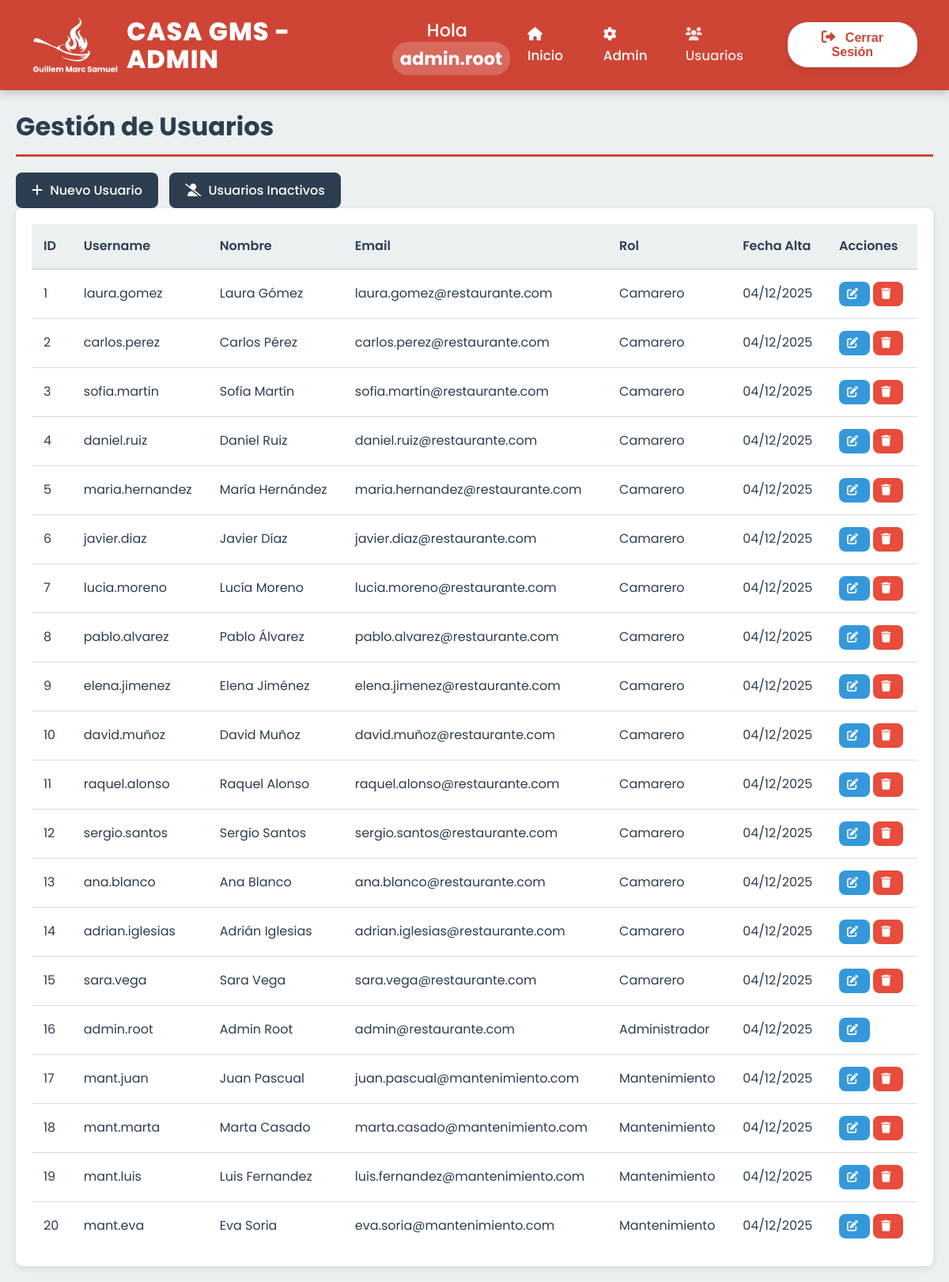
Screenshot of /PHP/PUBLIC/ADMIN/usuarios.php?error=metodo_invalido (signed in) with the database file from the repository.
### tables this page shows
CREATE TABLE IF NOT EXISTS users (
    id INT AUTO_INCREMENT PRIMARY KEY,
    username VARCHAR(50) UNIQUE NOT NULL,
    nombre VARCHAR(100) NOT NULL,
    apellido VARCHAR(100),
    email VARCHAR(100) UNIQUE,
    password_hash VARCHAR(255) NOT NULL,
    rol INT DEFAULT 1,   
    fecha_alta DATETIME DEFAULT CURRENT_TIMESTAMP,
    fecha_baja DATETIME NULL
);

### PHP/PUBLIC/ADMIN/usuarios.php (the view, shortened to what this page needs)
<?php
require_once __DIR__ . '/../../CONEXION/conexion.php';
$username = htmlspecialchars($_SESSION['username']);
try {
    $sql = "
        SELECT
            id, username, nombre, apellido, email, rol, fecha_alta
        FROM users
        WHERE fecha_baja IS NULL
        ORDER BY fecha_alta DESC
    ";
    $stmt = $conn->query($sql);
    $usuarios = $stmt->fetchAll(PDO::FETCH_ASSOC);
} catch (PDOException $e) {
    die("Error: " . $e->getMessage());
}
function getNombreRol($rol) {
    switch ($rol) {
        case 1: return 'Camarero';
        case 2: return 'Administrador';
        case 3: return 'Mantenimiento';
    }
}
?>
<!DOCTYPE html>
<html lang="es">
<head>
    <link rel="stylesheet" href="https://cdnjs.cloudflare.com/ajax/libs/font-awesome/6.0.0/css/all.min.css">
    <link rel="stylesheet" href="../../../css/admin.css">
    <link rel="stylesheet" href="https://cdn.jsdelivr.net/npm/sweetalert2@11/dist/sweetalert2.min.css">
</head>
<body>
    <nav class="main-header">
        <div class="header-logo">
            <img src="../../../img/basic_logo_blanco.png" alt="Logo GMS">
            <div class="logo-text">
                <span class="gms-title">CASA GMS - ADMIN</span>
            </div>
        </div>
        <div class="header-greeting">
            Hola <span class="username-tag"><?= $username ?></span>
        </div>
        <div class="header-menu">
            <a href="../index.php" class="nav-link">
                <i class="fa-solid fa-house"></i> Inicio
            </a>
            <a href="./admin_panel.php" class="nav-link">
                <i class="fa-solid fa-gear"></i> Admin
            </a>
            <a href="./usuarios.php" class="nav-link active">
                <i class="fa-solid fa-users"></i> Usuarios
            </a>
        </div>
        <form method="post" action="../../PROCEDIMIENTOS/logout.php">
            <button type="submit" class="logout-btn">
                <i class="fa-solid fa-right-from-bracket"></i> Cerrar Sesión
            </button>
        </form>
    </nav>
    <div class="container">
        <h1 class="page-title">Gestión de Usuarios</h1>
        <button class="btn btn-primary" id="btn-nuevo-usuario">
            <i class="fa-solid fa-plus"></i> Nuevo Usuario
        </button>
        <button class="btn btn-primary" id="btn-ver-inactivos" style="margin-left: 10px;">
            <i class="fa-solid fa-user-slash"></i> Usuarios Inactivos
        </button>
        <div class="card">
            <div class="card-body">
                <table class="table">
                    <thead>
                        <tr>
                            <th>ID</th>
                            <th>Username</th>
                            <th>Nombre</th>
                            <th>Email</th>
                            <th>Rol</th>
                            <th>Fecha Alta</th>
                            <th>Acciones</th>
                        </tr>
                    </thead>
                    <tbody>
                        <?php foreach ($usuarios as $user): ?>
                            <tr>
                                <td><?= $user['id'] ?></td>
                                <td><?= htmlspecialchars($user['username']) ?></td>
                                <td><?= htmlspecialchars($user['nombre'] . ' ' . $user['apellido']) ?></td>
                                <td><?= htmlspecialchars($user['email']) ?></td>
                                <td><?= getNombreRol($user['rol']) ?></td>
                                <td><?= date('d/m/Y', strtotime($user['fecha_alta'])) ?></td>
                                <td>
                                    <button class="btn btn-sm btn-info btn-editar-usuario"
                                            data-id="<?= $user['id'] ?>"
                                            data-username="<?= htmlspecialchars($user['username']) ?>"
                                            data-nombre="<?= htmlspecialchars($user['nombre']) ?>"
                                            data-apellido="<?= htmlspecialchars($user['apellido']) ?>"
                                            data-email="<?= htmlspecialchars($user['email']) ?>"
                                            data-rol="<?= $user['rol'] ?>">
                                        <i class="fa-solid fa-edit"></i>
                                    </button>
                                    <?php if ($user['id'] != $_SESSION['id_usuario']): ?>
                                        <button class="btn btn-sm btn-danger btn-eliminar-usuario"
                                                data-id="<?= $user['id'] ?>"
                                                data-username="<?= htmlspecialchars($user['username']) ?>">
                                            <i class="fa-solid fa-trash"></i>
                                        </button>
                                    <?php endif; ?>
                                </td>
                            </tr>
                        <?php endforeach; ?>
                    </tbody>
                </table>
            </div>
        </div>
    </div>
</body>
</html>

### css/admin.css (style rules this page uses)
:root { --primary-color: #2c3e50; --secondary-color: #3498db; --success-color: #27ae60; --warning-color: #f39c12; --danger-color: #e74c3c; --info-color: #3498db; --light-bg: #ecf0f1; --white: #ffffff; --dark-text: #2c3e50; --light-text: #7f8c8d; --spacing-xs: 5px; --spacing-sm: 10px; --spacing-md: 15px; --spacing-lg: 20px; --spacing-xl: 30px; --border-radius: 8px; --border-color: #ddd; --box-shadow: 0 2px 10px rgba(0, 0, 0, 0.1); --box-shadow-hover: 0 4px 15px rgba(0, 0, 0, 0.15); --transition: all 0.3s ease; }
* { margin: 0; padding: 0; box-sizing: border-box; }
body { font-family: 'Poppins', sans-serif; background-color: var(--light-bg); color: var(--dark-text); line-height: 1.6; min-height: 100vh; }
.main-header { background-color: #ce4535; color: white; display: flex; justify-content: space-between; align-items: center; padding: 20px 40px; box-shadow: 0 4px 12px rgba(0, 0, 0, 0.2); position: relative; z-index: 10; }
.header-logo { display: flex; align-items: center; gap: 10px; }
.header-logo img { height: 70px; }
.logo-text { display: flex; flex-direction: column; line-height: 1.1; }
.gms-title { font-size: 2.0rem; font-weight: 800; letter-spacing: 1px; }
.header-greeting { font-size: 1.4rem; font-weight: 500; flex-grow: 1; text-align: center; }
.username-tag { font-weight: 700; background-color: rgba(255, 255, 255, 0.2); padding: 5px 10px; border-radius: 20px; margin-left: 10px; }
.header-menu { display: flex; gap: 25px; margin-right: 30px; }
.nav-link { color: white; text-decoration: none; font-weight: 500; padding: 10px 0; transition: color 0.2s, opacity 0.2s; font-size: 1.05rem; }
.nav-link.active { color: #f7f7f7; opacity: 0.9; }
.nav-link i { margin-right: 8px; }
.logout-btn { background-color: white; color: #ce4535; border: none; padding: 10px 20px; border-radius: 25px; font-size: 1rem; font-weight: 600; cursor: pointer; transition: all 0.2s ease; box-shadow: 0 4px 10px rgba(0, 0, 0, 0.1); }
.logout-btn i { margin-right: 8px; font-size: 1.1em; }
.container { max-width: 1200px; margin: var(--spacing-lg) auto; padding: 0 var(--spacing-lg); }
.page-title { font-size: 2rem; font-weight: 700; margin-bottom: var(--spacing-lg); color: var(--primary-color); border-bottom: 3px solid #ce4535; padding-bottom: var(--spacing-sm); }
.card { background: var(--white); border-radius: var(--border-radius); box-shadow: var(--box-shadow); margin-bottom: var(--spacing-lg); overflow: hidden; transition: var(--transition); }
.card-body { padding: var(--spacing-lg); }
.btn { display: inline-block; padding: var(--spacing-sm) var(--spacing-lg); border: none; border-radius: var(--border-radius); font-size: 1rem; font-weight: 500; cursor: pointer; transition: var(--transition); text-decoration: none; color: white; font-family: 'Poppins', sans-serif; text-align: center; }
.btn-primary { background: var(--primary-color); }
.btn-danger { background: var(--danger-color); }
.btn-info { background: var(--info-color); }
.btn-sm { padding: var(--spacing-xs) var(--spacing-sm); font-size: 0.875rem; }
.btn i { margin-right: var(--spacing-xs); }
.table { width: 100%; border-collapse: collapse; background: var(--white); }
.table thead { background: var(--light-bg); }
.table th { padding: var(--spacing-md); text-align: left; font-weight: 600; color: var(--primary-color); border-bottom: 2px solid var(--border-color); }
.table td { padding: var(--spacing-md); border-bottom: 1px solid var(--border-color); }
.table tbody tr { transition: var(--transition); }
.table tbody tr:last-child td { border-bottom: none; }

### rows the page displays
users: id "1", username "laura.gomez", nombre+apellido "Laura Gómez", email "laura.gomez@restaurante.com", rol "Camarero", fecha_alta "04/12/2025"
users: id "2", username "carlos.perez", nombre+apellido "Carlos Pérez", email "carlos.perez@restaurante.com", rol "Camarero", fecha_alta "04/12/2025"
users: id "3", username "sofia.martin", nombre+apellido "Sofía Martín", email "sofia.martin@restaurante.com", rol "Camarero", fecha_alta "04/12/2025"
users: id "4", username "daniel.ruiz", nombre+apellido "Daniel Ruiz", email "daniel.ruiz@restaurante.com", rol "Camarero", fecha_alta "04/12/2025"
users: id "5", username "maria.hernandez", nombre+apellido "María Hernández", email "maria.hernandez@restaurante.com", rol "Camarero", fecha_alta "04/12/2025"
users: id "6", username "javier.diaz", nombre+apellido "Javier Díaz", email "javier.diaz@restaurante.com", rol "Camarero", fecha_alta "04/12/2025"
users: id "7", username "lucia.moreno", nombre+apellido "Lucía Moreno", email "lucia.moreno@restaurante.com", rol "Camarero", fecha_alta "04/12/2025"
users: id "8", username "pablo.alvarez", nombre+apellido "Pablo Álvarez", email "pablo.alvarez@restaurante.com", rol "Camarero", fecha_alta "04/12/2025"
users: id "9", username "elena.jimenez", nombre+apellido "Elena Jiménez", email "elena.jimenez@restaurante.com", rol "Camarero", fecha_alta "04/12/2025"
users: id "10", username "david.muñoz", nombre+apellido "David Muñoz", email "david.muñoz@restaurante.com", rol "Camarero", fecha_alta "04/12/2025"
users: id "11", username "raquel.alonso", nombre+apellido "Raquel Alonso", email "raquel.alonso@restaurante.com", rol "Camarero", fecha_alta "04/12/2025"
users: id "12", username "sergio.santos", nombre+apellido "Sergio Santos", email "sergio.santos@restaurante.com", rol "Camarero", fecha_alta "04/12/2025"
users: id "13", username "ana.blanco", nombre+apellido "Ana Blanco", email "ana.blanco@restaurante.com", rol "Camarero", fecha_alta "04/12/2025"
users: id "14", username "adrian.iglesias", nombre+apellido "Adrián Iglesias", email "adrian.iglesias@restaurante.com", rol "Camarero", fecha_alta "04/12/2025"
users: id "15", username "sara.vega", nombre+apellido "Sara Vega", email "sara.vega@restaurante.com", rol "Camarero", fecha_alta "04/12/2025"
users: id "16", username "admin.root", nombre+apellido "Admin Root", email "admin@restaurante.com", rol "Administrador", fecha_alta "04/12/2025"
users: id "17", username "mant.juan", nombre+apellido "Juan Pascual", email "juan.pascual@mantenimiento.com", rol "Mantenimiento", fecha_alta "04/12/2025"
users: id "18", username "mant.marta", nombre+apellido "Marta Casado", email "marta.casado@mantenimiento.com", rol "Mantenimiento", fecha_alta "04/12/2025"
users: id "19", username "mant.luis", nombre+apellido "Luis Fernandez", email "luis.fernandez@mantenimiento.com", rol "Mantenimiento", fecha_alta "04/12/2025"
users: id "20", username "mant.eva", nombre+apellido "Eva Soria", email "eva.soria@mantenimiento.com", rol "Mantenimiento", fecha_alta "04/12/2025"

### other values shown
$username "admin.root"
